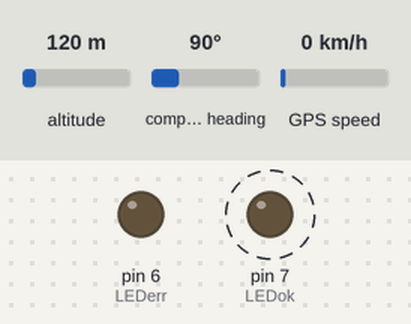
This sketch was run on a simulated Arduino Uno, built with avr-gcc and run on an emulated ATmega328P. On the bench: output pins drawn as LEDs (lit = HIGH). Dashed ring = blinking. The inputs (shaded band) are chosen by the test bench; at power-on: altitude 120 m, compass heading 90°, GPS speed 0 km/h. Storage starts empty; the GPS gets a fix after 3 s at 37.7749, -122.4194 with 8 satellites.

Above: at 0.9 s.
Timing chart, 0 to 3.3 s (numbered marks = the images above):
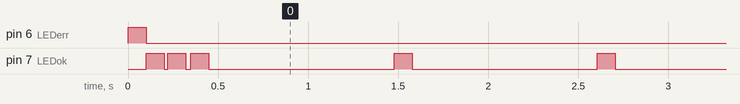

Measured:
- by itself, pin 7 (LEDok): goes LOW 0.02 s, HIGH 0.10 s, LOW 0.03 s, 114 × (HIGH 0.10 s, LOW 1.0 s), HIGH 0.10 s, then LOW

The sketch:

Modi_tracker.ino
```cpp
// Karta SD
#include <SD.h>
#include <SPI.h>
const int CSPin = 10;

// GPS
#include <TinyGPS++.h>
#include <SoftwareSerial.h>

static const int RXPin = 4, TXPin = 3;
static const uint32_t GPSBaud = 9600;

// The TinyGPS++ object
TinyGPSPlus gps;

// The serial connection to the GPS device
SoftwareSerial ss(RXPin, TXPin);

// LEDs
#define LEDerr 6
#define LEDok 7
void setup()
{
  Serial.begin(115200);
  ss.begin(GPSBaud);
  pinMode(CSPin, OUTPUT);

  pinMode(LEDerr, OUTPUT);
  pinMode(LEDok, OUTPUT);

  digitalWrite(LEDerr, HIGH);
  delay(100);
  digitalWrite(LEDerr, LOW);
  digitalWrite(LEDok, HIGH);
  delay(100);
  digitalWrite(LEDok, LOW);

if (!SD.begin(CSPin))
  {
    SDerror();
    return;
  }
    SDok();
}

void loop()
{
  while (ss.available() > 0)
    if (gps.encode(ss.read())){

  File myFile = SD.open("GPS.txt", FILE_WRITE);

  if (myFile){
  myFile.print(gps.location.lat(), 6);
  myFile.print(", ");
  myFile.print(gps.location.lng(), 6);
  myFile.print(", ");
  myFile.println(gps.speed.kmph());
  myFile.print(" km/h");
  myFile.close();

    SDok();
  }else{
    SDerror();
  }
delay(1000);

  if (millis() > 5000 && gps.charsProcessed() < 10)
  {
    Serial.println(F("No GPS detected: check wiring."));
    while(true);
  }
    }
}

void SDerror()
{
  digitalWrite(LEDerr, HIGH);
  delay(100);
  digitalWrite(LEDerr, LOW);
  delay(100);
  digitalWrite(LEDerr, HIGH);
  delay(100);
  digitalWrite(LEDerr, LOW);
  delay(100);
  digitalWrite(LEDerr, HIGH);
  delay(1000);
  digitalWrite(LEDerr, LOW);
  delay(100);
}
void SDok()
{
  digitalWrite(LEDok, HIGH);
  delay(100);
  digitalWrite(LEDok, LOW);
}
void GPSerr()
{
digitalWrite(LEDerr, HIGH);
  delay(100);
  digitalWrite(LEDerr, LOW);
  delay(100);
  digitalWrite(LEDok, HIGH);
  delay(100);
  digitalWrite(LEDok, LOW);
}
```
